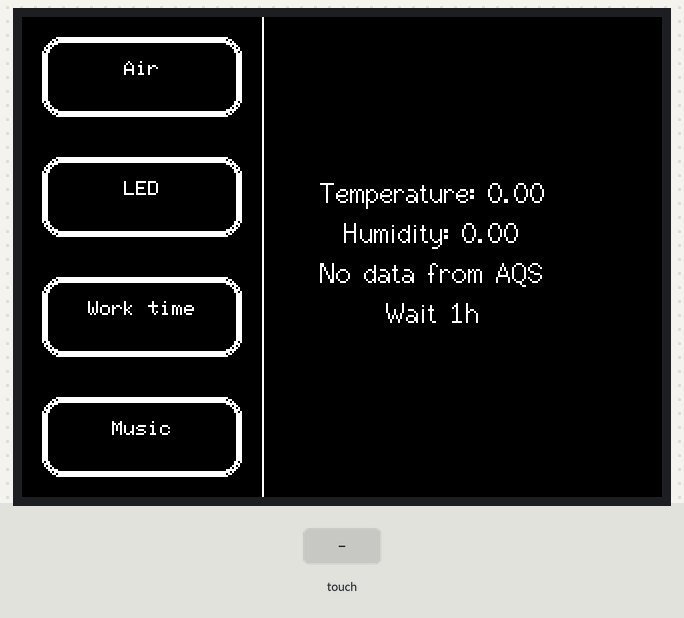
Recording of a sketch running on a simulated ESP32. Parts: 320×240 colour display. Inputs (shaded band) come from the test bench. What the sketch prints to the serial monitor is not drawn.

Above: at 1.4 s.
1.5 s: touch panel pressed at 13 % / 30 % of its raw x / y range
At 2.8 s:
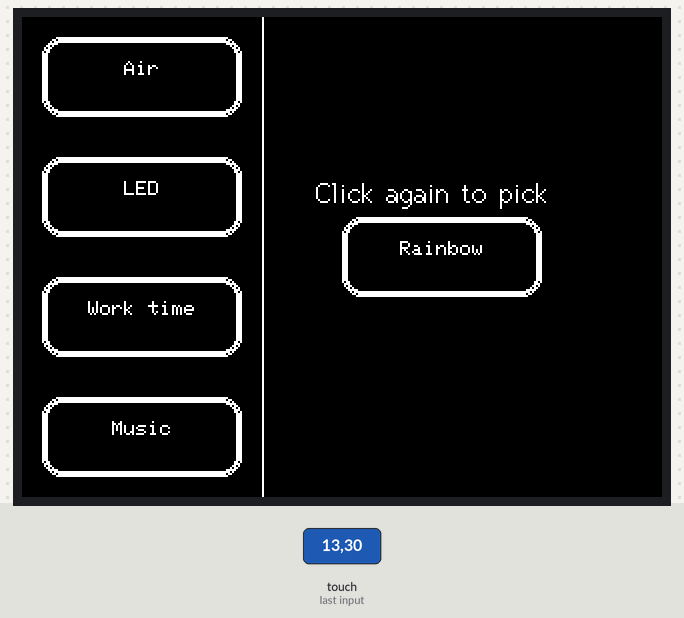
3.2 s: touch panel pressed at 13 % / 70 % of its raw x / y range
At 4.0 s:
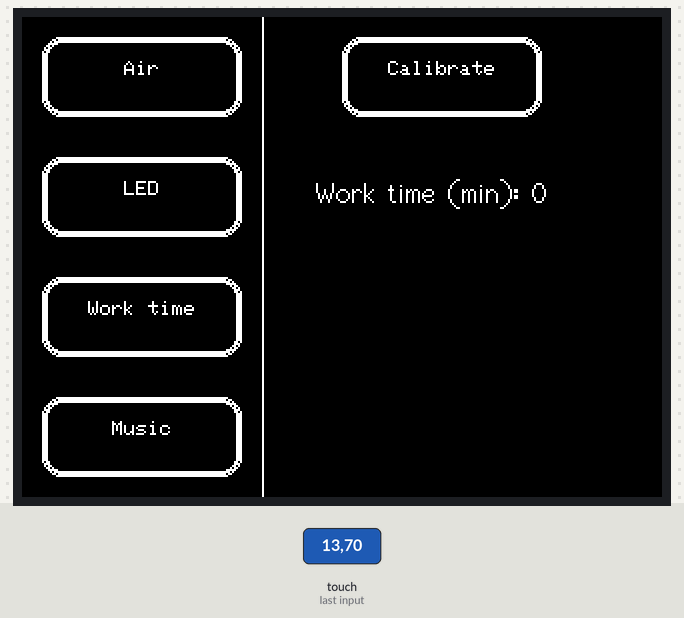
5.0 s: touch panel pressed at 13 % / 90 % of its raw x / y range
At 5.7 s:
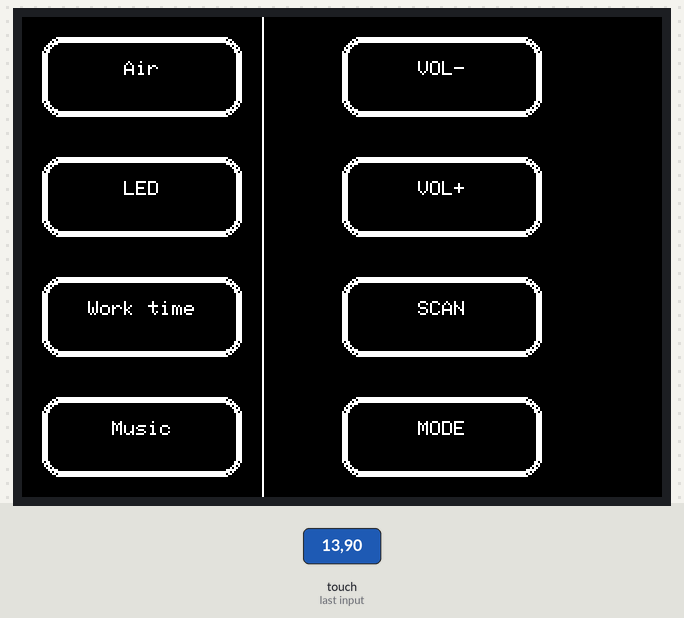
6.7 s: touch panel pressed at 13 % / 10 % of its raw x / y range
At 6.88 s:
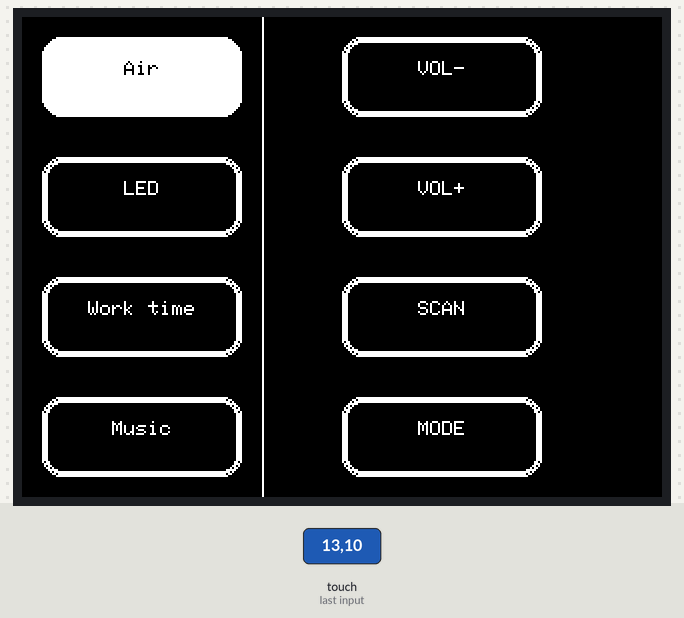
8.4 s: touch panel pressed at 13 % / 10 % of its raw x / y range
At 8.51 s:
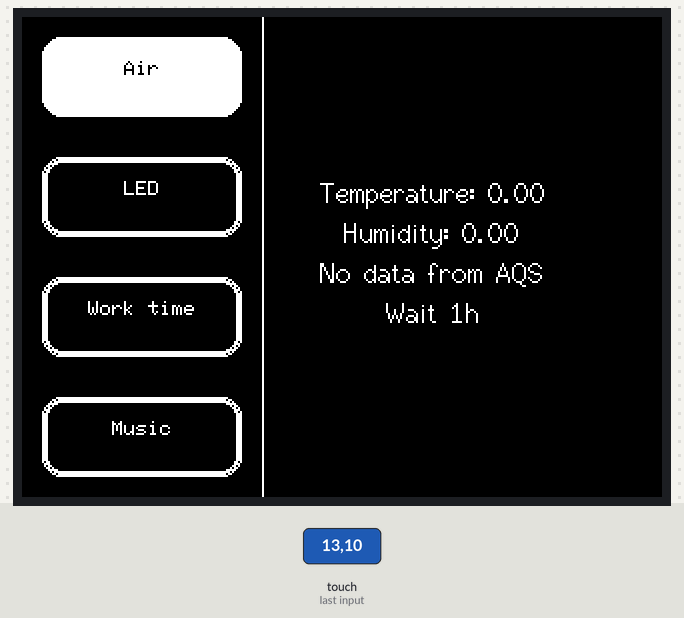
10.1 s: touch panel pressed at 13 % / 70 % of its raw x / y range
At 10.23 s:
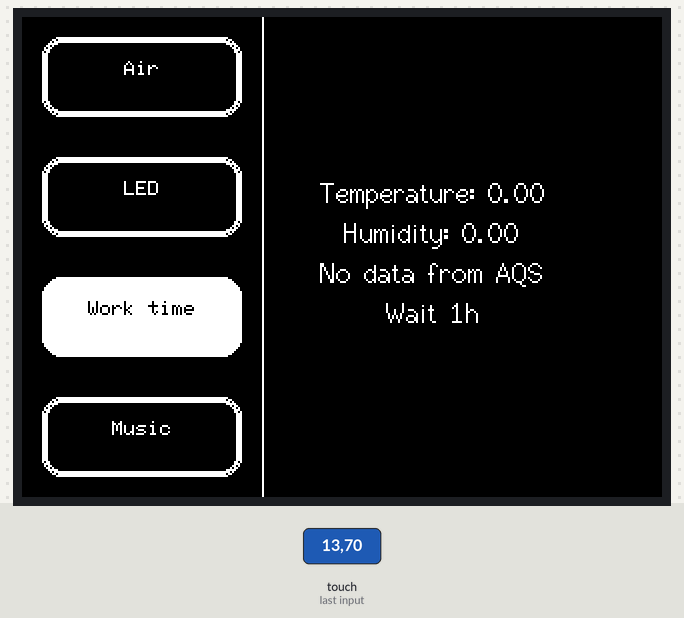
Timing chart, 0 to 12.8 s (numbered marks = the images above; inputs shaded):
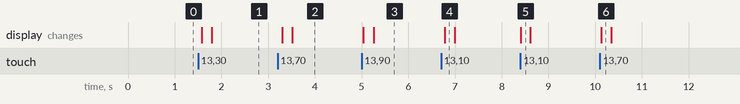

Measured:
- after the input at 1.5 s, the display: first changes after 0.07 s (image 1 shows a later state)
- after the input at 3.2 s, the display: first changes after 0.10 s (image 2 shows a later state)
- after the input at 5.0 s, the display: first changes at once (image 3 shows a later state)
- after the input at 6.7 s, the display: changes after 0.08 s (image 4)
- after the input at 8.4 s, the display: changes at once (image 5)
- after the input at 10.1 s, the display: changes at once (image 6)

The sketch:

screen.ino
```cpp
#include <FS.h>
#include <SPI.h>
#include "Free_Fonts.h"
#include <TFT_eSPI.h>
#include <XPT2046_Touchscreen.h>
#include <TFT_eWidget.h>

#define XPT2046_IRQ 36   // T_IRQ
#define XPT2046_MOSI 32  // T_DIN
#define XPT2046_MISO 39  // T_OUT
#define XPT2046_CLK 25   // T_CLK
#define XPT2046_CS 33    // T_CS

// Ширина и высота кнопки
#define BUTTON_W 100
#define BUTTON_H 40

// Ширина, высота экрана и размер шрифта
#define SCREEN_WIDTH 320
#define SCREEN_HEIGHT 240
#define FONT_SIZE 2

#define NUM_LEDS 8
#define LED_PIN 19

// Структурка в которой мы получаем данные от датчиков с другого микроконтроллера
struct Data {
  float aqi;
  float tvoc;
  float eco2;
  float hp0;
  float hp1;
  float hp2;
  float hp3;

  float temperature;
  float humidity;
  float distance;
};

struct Button_data{
  bool vol_up_pressed = false;
  bool vol_down_pressed = false;
  bool scan_pressed = false;
  bool mode_pressed = false;
  bool rainbow = true;
};

int working_distance;
int work_time = 0;
static int previousMode = 999;
int mode = 0;

Data data;
Button_data button_data;
HardwareSerial SerialPort2 (2); // Нужен для коммуникации между микроконтроллеров
TFT_eSPI tft = TFT_eSPI();
SPIClass touchscreenSPI = SPIClass(VSPI);
XPT2046_Touchscreen touchscreen(XPT2046_CS, XPT2046_IRQ);

// Кнопочки
ButtonWidget btn_air = ButtonWidget(&tft);
ButtonWidget btn_led = ButtonWidget(&tft);
ButtonWidget btn_time_spent = ButtonWidget(&tft);
ButtonWidget btn_music = ButtonWidget(&tft);

ButtonWidget btn_vol_up = ButtonWidget(&tft);
ButtonWidget btn_vol_down = ButtonWidget(&tft);
ButtonWidget btn_scan = ButtonWidget(&tft);
ButtonWidget btn_mode = ButtonWidget(&tft);

ButtonWidget btn_calibrate = ButtonWidget(&tft);
ButtonWidget btn_rainbow = ButtonWidget(&tft);
ButtonWidget* btn[] = {&btn_air , &btn_led, &btn_time_spent, &btn_music, &btn_vol_up, &btn_vol_down, &btn_scan, &btn_mode, &btn_calibrate, &btn_rainbow};
uint8_t buttonCount = sizeof(btn) / sizeof(btn[0]);

// Дальше идут функции, которые вызываются при нажатии/отжатии
// определенных кнопок. Для удобства я их назвал таким же именем
// как и сами кнопки и добавил _release и _press с конца для
// отпускания и нажатия соответственно

// Небольшое пояснение: так как в библиотеке TFT_eWidget
// нет функции для выключения кнопок на время, то даже когда они
// не отрисовываются, на них все еще можно нажать. Поэтому в кнопках каких-то
// отделов я вставил проверку на номер включенной менюшки
void btn_air_press(void) {
  if (btn_air.justPressed()) {
    Serial.println("btn_air just got pressed");
    mode = 0;
    btn_air.drawSmoothButton(true);
  }
}

void btn_led_press(void) {
  if (btn_led.justPressed()) {
    Serial.println("btn_led just got pressed");
    mode = 1;
    btn_led.drawSmoothButton(true);
  }
}

void btn_time_spent_press(void) {
  if (btn_time_spent.justPressed()) {
    Serial.println("btn_time_spent just got pressed");
    mode = 2;
    btn_time_spent.drawSmoothButton(true);
  }
}

void btn_music_press(void) {
  if (btn_music.justPressed()) {
    Serial.println("btn_music just got pressed");
    mode = 3;
    btn_music.drawSmoothButton(true);
  }
}

void btn_air_release(void) {
  if (btn_air.justReleased()) {
    Serial.println("btn_air just got released");
    btn_air.drawSmoothButton(false);
  }
}

void btn_led_release(void) {
  if (btn_led.justReleased()) {
    Serial.println("btn_led just got released");
    btn_led.drawSmoothButton(false);
  }
}

void btn_time_spent_release(void) {
  if (btn_time_spent.justReleased()) {
    Serial.println("btn_time_spent just got released");
    btn_time_spent.drawSmoothButton(false);
  }
}

void btn_music_release(void) {
  if (btn_music.justReleased()) {
    Serial.println("btn_music just got released");
    btn_music.drawSmoothButton(false);
  }
}

void btn_vol_up_press(){
  if (mode != 3)
  {
    return;
  }

  if (btn_vol_up.justPressed()) {
    Serial.println("btn_vol_up just got pressed");

    button_data.vol_up_pressed = true;

    btn_vol_up.drawSmoothButton(true);
  }
}

void btn_vol_down_press(){
  if (mode != 3)
  {
    return;
  }

  if (btn_vol_down.justPressed()) {
    Serial.println("btn_vol_down just got pressed");

    button_data.vol_down_pressed = true;

    btn_vol_down.drawSmoothButton(true);
  }
}

void btn_scan_press(){
  if (mode != 3)
  {
    return;
  }

  if (btn_scan.justPressed()) {
    Serial.println("btn_scan just got pressed");

    button_data.scan_pressed = true;

    btn_scan.drawSmoothButton(true);
  }
}

void btn_mode_press(){
  if (mode != 3)
  {
    return;
  }

  if (btn_mode.justPressed()) {
    Serial.println("btn_mode just got pressed");

    button_data.mode_pressed = true;

    btn_mode.drawSmoothButton(true);
  }
}

void btn_vol_up_release(void) {
  if (mode != 3)
  {
    return;
  }

  if (btn_vol_up.justReleased()) {
    Serial.println("btn_vol_up just got released");

    button_data.vol_up_pressed = false;

    btn_vol_up.drawSmoothButton(false);
  }
}

void btn_vol_down_release(void) {
  if (mode != 3)
  {
    return;
  }

  if (btn_vol_down.justReleased()) {
    Serial.println("btn_vol_down just got released");
    button_data.vol_down_pressed = false;
    btn_vol_down.drawSmoothButton(false);
  }
}

void btn_scan_release(void) {
  if (mode != 3)
  {
    return;
  }

  if (btn_scan.justReleased()) {
    Serial.println("btn_scan just got released");
    btn_scan.drawSmoothButton(false);
  }
}

void btn_mode_release(void) {
  if (mode != 3)
  {
    return;
  }

  if (btn_mode.justReleased()) {
    Serial.println("btn_mode just got released");
    btn_mode.drawSmoothButton(false);
  }
}

void btn_calibrate_press(void)
{
  if (mode != 2)
  {
    return;
  }

  if (btn_calibrate.justPressed())
  {
    Serial.println("btn_calibrate just got pressed");

    working_distance = data.distance;
    Serial.println("New mark:" + String(working_distance));

    btn_calibrate.drawSmoothButton(true);
  }
}

void btn_calibrate_release(void)
{
  if (mode != 2)
  {
    return;
  }

  if (btn_calibrate.justReleased()) {
    Serial.println("btn_calibrate just got released");
    btn_calibrate.drawSmoothButton(false);
  }
}

void btn_rainbow_press(void)
{
  if (mode != 1)
  {
    return;
  }

  if (btn_rainbow.justPressed())
  {
    button_data.rainbow = !button_data.rainbow;
    Serial.println("btn_rainbow just got pressed");
    btn_rainbow.drawSmoothButton(true);
  }
}

void btn_rainbow_release(void)
{
  if (mode != 1)
  {
    return;
  }

  if (btn_rainbow.justReleased())
  {
    Serial.println("btn_rainbow just got released");
    btn_rainbow.drawSmoothButton(false);
  }
}

void musicTab()
{
  int x, y;
  x = 160;
  y = 10;

  btn_vol_down.initButtonUL(x, y, BUTTON_W, BUTTON_H, TFT_WHITE, TFT_BLACK, TFT_WHITE, "VOL-", 1);
  btn_vol_down.setPressAction(btn_vol_down_press);
  btn_vol_down.setReleaseAction(btn_vol_down_release);
  btn_vol_down.drawSmoothButton(false, 3, TFT_BLACK);
  y += 60;

  btn_vol_up.initButtonUL(x, y, BUTTON_W, BUTTON_H, TFT_WHITE, TFT_BLACK, TFT_WHITE, "VOL+", 1);
  btn_vol_up.setPressAction(btn_vol_up_press);
  btn_vol_up.setReleaseAction(btn_vol_up_release);
  btn_vol_up.drawSmoothButton(false, 3, TFT_BLACK);
  y += 60;

  btn_scan.initButtonUL(x, y, BUTTON_W, BUTTON_H, TFT_WHITE, TFT_BLACK, TFT_WHITE, "SCAN", 1);
  btn_scan.setPressAction(btn_scan_press);
  btn_scan.setReleaseAction(btn_scan_release);
  btn_scan.drawSmoothButton(false, 3, TFT_BLACK);
  y += 60;

  btn_mode.initButtonUL(x, y, BUTTON_W, BUTTON_H, TFT_WHITE, TFT_BLACK, TFT_WHITE, "MODE", 1);
  btn_mode.setPressAction(btn_mode_press);
  btn_mode.setReleaseAction(btn_mode_release);
  btn_mode.drawSmoothButton(false, 3, TFT_BLACK);
  y += 60;
}

void initButtons() {
  int x, y;
  x = 10;

  y = 10;
  btn_air.initButtonUL(x, y, BUTTON_W, BUTTON_H, TFT_WHITE, TFT_BLACK, TFT_WHITE, "Air", 1);
  btn_air.setPressAction(btn_air_press);
  btn_air.setReleaseAction(btn_air_release);
  btn_air.drawSmoothButton(false, 3, TFT_BLACK);

  y += 60;
  btn_led.initButtonUL(x, y, BUTTON_W, BUTTON_H, TFT_WHITE, TFT_BLACK, TFT_WHITE, "LED", 1);
  btn_led.setPressAction(btn_led_press);
  btn_led.setReleaseAction(btn_led_release);
  btn_led.drawSmoothButton(false, 3, TFT_BLACK);

  y += 60;
  btn_time_spent.initButtonUL(x, y, BUTTON_W, BUTTON_H, TFT_WHITE, TFT_BLACK, TFT_WHITE, "Work time", 1);
  btn_time_spent.setPressAction(btn_time_spent_press);
  btn_time_spent.setReleaseAction(btn_time_spent_release);
  btn_time_spent.drawSmoothButton(false, 3, TFT_BLACK);

  y += 60;
  btn_music.initButtonUL(x, y, BUTTON_W, BUTTON_H, TFT_WHITE, TFT_BLACK, TFT_WHITE, "Music", 1);
  btn_music.setPressAction(btn_music_press);
  btn_music.setReleaseAction(btn_music_release);
  btn_music.drawSmoothButton(false, 3, TFT_BLACK);
}

void setup() {
  Serial.begin(115200);
  SerialPort2.begin(115200, SERIAL_8N1, 16, 17);

  touchscreenSPI.begin(XPT2046_CLK, XPT2046_MISO, XPT2046_MOSI, XPT2046_CS);
  touchscreen.begin(touchscreenSPI);
  touchscreen.setRotation(1);

  tft.init();
  tft.setRotation(1);
  tft.fillScreen(TFT_BLACK);
  tft.setTextColor(TFT_WHITE, TFT_BLACK);
  tft.drawLine(120, 0, 120, 240, TFT_WHITE);
  initButtons();

  xTaskCreatePinnedToCore (
    loop2,
    "loop2",
    1000,
    NULL,
    0,
    NULL,
    0
  );
}

void loop() {
  static uint32_t scanTime = millis();
  uint16_t t_x = 9999, t_y = 9999;

  if (data.distance <= working_distance + 50)
  {
    work_time += millis() - scanTime;
  }

  if (millis() - scanTime >= 50) {
    bool pressed = touchscreen.tirqTouched() && touchscreen.touched();

    if (pressed)
    {
      TS_Point p = touchscreen.getPoint();
      t_x = map(p.x, 200, 3700, 1, SCREEN_WIDTH);
      t_y = map(p.y, 240, 3800, 1, SCREEN_HEIGHT);
    }

    scanTime = millis();
    for (uint8_t b = 0; b < buttonCount; b++) {
      if (pressed) {
        if (btn[b]->contains(t_x, t_y)) {
          btn[b]->press(true);
          btn[b]->pressAction();
        }
      }
      else {
        btn[b]->press(false);
        btn[b]->releaseAction();
      }
    }

    delay(100);
  }

  if (previousMode != mode)
  {
    Serial.println("Mode changed");

    tft.fillScreen(TFT_BLACK);
    tft.drawLine(120, 0, 120, 240, TFT_WHITE);

    initButtons();
    int center_x = (SCREEN_WIDTH / 2) + 45;
    int text_y  = 80;
    if (mode == 0)
    {
      tft.drawCentreString("Temperature: " + String(data.temperature), center_x, text_y, FONT_SIZE);
      text_y += 20;

      tft.drawCentreString("Humidity: " + String(data.humidity), center_x, text_y, FONT_SIZE);
      text_y += 20;

      if (data.eco2 == 0)
      {
        tft.drawCentreString("No data from AQS", center_x, text_y, FONT_SIZE);
        text_y += 20;
        tft.drawCentreString("Wait 1h", center_x, text_y, FONT_SIZE);
        text_y += 20;
      }
      else
      {
        tft.drawCentreString("Equivalent CO2: " + String(data.eco2), center_x, text_y, FONT_SIZE);
        text_y += 20;

        tft.drawCentreString("TVOC: " + String(data.tvoc), center_x, text_y, FONT_SIZE);
        text_y += 20;

        tft.drawCentreString("Air quality index: " + String(data.aqi), center_x, text_y, FONT_SIZE);
        text_y += 20;
      }
    }

    if (mode == 1)
    {
      int x, y;
      x = 160;
      y = 100;

      btn_rainbow.initButtonUL(x, y, BUTTON_W, BUTTON_H, TFT_WHITE, TFT_BLACK, TFT_WHITE, "Rainbow", 1);
      btn_rainbow.setPressAction(btn_rainbow_press);
      btn_rainbow.setReleaseAction(btn_rainbow_release);
      btn_rainbow.drawSmoothButton(false, 3, TFT_BLACK);
      y += 60;

      tft.drawCentreString("Click again to pick", center_x, text_y, FONT_SIZE);
      text_y += 20;
    }

    if (mode == 2)
    {
      int x, y;
      x = 160;
      y = 10;

      btn_calibrate.initButtonUL(x, y, BUTTON_W, BUTTON_H, TFT_WHITE, TFT_BLACK, TFT_WHITE, "Calibrate", 1);
      btn_calibrate.setPressAction(btn_calibrate_press);
      btn_calibrate.setReleaseAction(btn_calibrate_release);
      btn_calibrate.drawSmoothButton(false, 3, TFT_BLACK);
      y += 60;

      tft.drawCentreString("Work time (min): " + String(work_time / 60000 ), center_x, text_y, FONT_SIZE);
      text_y += 20;

    }

    if (mode == 3)
    {
      musicTab();
    }
  }

  previousMode = mode;
}

void loop2 (void* pvParameters) {
  while (true)
  {
    while (!SerialPort2.readBytes((byte*)&data, sizeof(data)))
    {
      Serial.println("Sending data...");
      if (SerialPort2.write((byte*)&button_data, sizeof(button_data)))
      {
        button_data.scan_pressed = false;
        button_data.mode_pressed = false;
      }
      delay(10);
    }
    Serial.println("Got sensor data");
    Serial.println("Temperature: " + String(data.temperature));
    Serial.println("Humidity: " + String(data.humidity));
    Serial.println("Distance: " + String(data.distance));
  }
}
```

Free_fonts.h
```cpp

```
